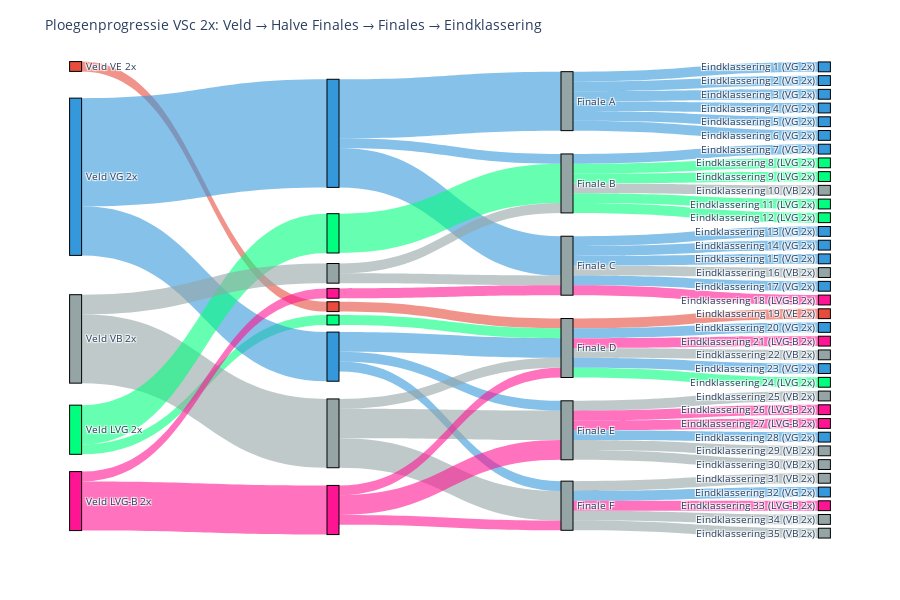

The cell this chart's notebook holds for it:
### Code cell
print("=== CREATING 4-COLUMN SANKEY DIAGRAM ===")
print("Showing complete flow: Veld → Halve Finale Groups → Individual Finales → Final Positions")
fig_four_column = create_four_column_cumulative_sankey(all_race_data)
fig_four_column.show()

### Figure 1 — Plotly figure (JSON) as saved in the notebook; plotly's stock layout.template omitted (floating-point values rounded to 4 significant figures)
{"data": [{"arrangement": "fixed", "link": {"color": ["rgba(255, 20, 147, 0.6)", "rgba(0, 255, 127, 0.6)", "rgba(52, 152, 219, 0.6)", "rgba(149, 165, 166, 0.6)", "rgba(231, 76, 60, 0.6)", "rgba(52, 152, 219, 0.6)", "rgba(0, 255, 127, 0.6)", "rgba(255, 20, 147, 0.6)", "rgba(149, 165, 166, 0.6)", "rgba(149, 165, 166, 0.6)", "rgba(52, 152, 219, 0.6)", "rgba(255, 20, 147, 0.6)", "rgba(149, 165, 166, 0.6)", "rgba(255, 20, 147, 0.6)", "rgba(52, 152, 219, 0.6)", "rgba(231, 76, 60, 0.6)", "rgba(52, 152, 219, 0.6)", "rgba(255, 20, 147, 0.6)", "rgba(149, 165, 166, 0.6)", "rgba(0, 255, 127, 0.6)", "rgba(52, 152, 219, 0.6)", "rgba(149, 165, 166, 0.6)", "rgba(255, 20, 147, 0.6)", "rgba(52, 152, 219, 0.6)", "rgba(0, 255, 127, 0.6)", "rgba(149, 165, 166, 0.6)", "rgba(52, 152, 219, 0.6)", "rgba(149, 165, 166, 0.6)", "rgba(52, 152, 219, 0.6)", "rgba(255, 20, 147, 0.6)", "rgba(149, 165, 166, 0.6)", "rgba(149, 165, 166, 0.6)", "rgba(149, 165, 166, 0.6)", "rgba(255, 20, 147, 0.6)", "rgba(255, 20, 147, 0.6)", "rgba(52, 152, 219, 0.6)", "rgba(149, 165, 166, 0.6)", "rgba(149, 165, 166, 0.6)", "rgba(231, 76, 60, 0.6)", "rgba(52, 152, 219, 0.6)", "rgba(255, 20, 147, 0.6)", "rgba(149, 165, 166, 0.6)", "rgba(52, 152, 219, 0.6)", "rgba(0, 255, 127, 0.6)", "rgba(52, 152, 219, 0.6)", "rgba(52, 152, 219, 0.6)", "rgba(52, 152, 219, 0.6)", "rgba(149, 165, 166, 0.6)", "rgba(52, 152, 219, 0.6)", "rgba(255, 20, 147, 0.6)", "rgba(52, 152, 219, 0.6)", "rgba(0, 255, 127, 0.6)", "rgba(0, 255, 127, 0.6)", "rgba(149, 165, 166, 0.6)", "rgba(0, 255, 127, 0.6)", "rgba(0, 255, 127, 0.6)", "rgba(52, 152, 219, 0.6)", "rgba(52, 152, 219, 0.6)", "rgba(52, 152, 219, 0.6)", "rgba(52, 152, 219, 0.6)", "rgba(52, 152, 219, 0.6)", "rgba(52, 152, 219, 0.6)"], "source": [4, 3, 1, 2, 0, 1, 3, 4, 2, 12, 11, 13, 12, 13, 11, 9, 11, 13, 12, 10, 5, 7, 8, 5, 6, 7, 5, 19, 19, 19, 19, 19, 18, 18, 18, 18, 18, 18, 17, 17, 17, 17, 17, 17, 16, 16, 16, 16, 16, 16, 15, 15, 15, 15, 15, 15, 14, 14, 14, 14, 14, 14], "target": [13, 10, 11, 12, 9, 5, 6, 8, 7, 19, 19, 19, 18, 18, 18, 17, 17, 17, 17, 17, 16, 16, 16, 15, 15, 15, 14, 50, 51, 52, 53, 54, 44, 45, 46, 47, 48, 49, 38, 39, 40, 41, 42, 43, 32, 33, 34, 35, 36, 37, 26, 27, 28, 29, 30, 31, 20, 21, 22, 23, 24, 25], "value": [5, 1, 5, 7, 1, 11, 4, 1, 2, 3, 1, 1, 3, 2, 1, 1, 2, 1, 1, 1, 4, 1, 1, 1, 4, 1, 6, 1, 1, 1, 1, 1, 1, 1, 1, 1, 1, 1, 1, 1, 1, 1, 1, 1, 1, 1, 1, 1, 1, 1, 1, 1, 1, 1, 1, 1, 1, 1, 1, 1, 1, 1]}, "node": {"color": ["#E74C3C", "#3498DB", "#95A5A6", "#00FF7F", "#FF1493", "#3498DB", "#00FF7F", "#95A5A6", "#FF1493", "#E74C3C", "#00FF7F", "#3498DB", "#95A5A6", "#FF1493", "#95A5A6", "#95A5A6", "#95A5A6", "#95A5A6", "#95A5A6", "#95A5A6", "#3498DB", "#3498DB", "#3498DB", "#3498DB", "#3498DB", "#3498DB", "#3498DB", "#00FF7F", "#00FF7F", "#95A5A6", "#00FF7F", "#00FF7F", "#3498DB", "#3498DB", "#3498DB", "#95A5A6", "#3498DB", "#FF1493", "#E74C3C", "#3498DB", "#FF1493", "#95A5A6", "#3498DB", "#00FF7F", "#95A5A6", "#FF1493", "#FF1493", "#3498DB", "#95A5A6", "#95A5A6", "#95A5A6", "#3498DB", "#FF1493", "#95A5A6", "#95A5A6"], "label": ["Veld VE 2x", "Veld VG 2x", "Veld VB 2x", "Veld LVG 2x", "Veld LVG-B 2x", "", "", "", "", "", "", "", "", "", "Finale A", "Finale B", "Finale C", "Finale D", "Finale E", "Finale F", "Eindklassering 1 (VG 2x)", "Eindklassering 2 (VG 2x)", "Eindklassering 3 (VG 2x)", "Eindklassering 4 (VG 2x)", "Eindklassering 5 (VG 2x)", "Eindklassering 6 (VG 2x)", "Eindklassering 7 (VG 2x)", "Eindklassering 8 (LVG 2x)", "Eindklassering 9 (LVG 2x)", "Eindklassering 10 (VB 2x)", "Eindklassering 11 (LVG 2x)", "Eindklassering 12 (LVG 2x)", "Eindklassering 13 (VG 2x)", "Eindklassering 14 (VG 2x)", "Eindklassering 15 (VG 2x)", "Eindklassering 16 (VB 2x)", "Eindklassering 17 (VG 2x)", "Eindklassering 18 (LVG-B 2x)", "Eindklassering 19 (VE 2x)", "Eindklassering 20 (VG 2x)", "Eindklassering 21 (LVG-B 2x)", "Eindklassering 22 (VB 2x)", "Eindklassering 23 (VG 2x)", "Eindklassering 24 (LVG 2x)", "Eindklassering 25 (VB 2x)", "Eindklassering 26 (LVG-B 2x)", "Eindklassering 27 (LVG-B 2x)", "Eindklassering 28 (VG 2x)", "Eindklassering 29 (VB 2x)", "Eindklassering 30 (VB 2x)", "Eindklassering 31 (VB 2x)", "Eindklassering 32 (VG 2x)", "Eindklassering 33 (LVG-B 2x)", "Eindklassering 34 (VB 2x)", "Eindklassering 35 (VB 2x)"], "line": {"color": "black", "width": 1}, "pad": 4, "thickness": 12, "x": [0.02, 0.02, 0.02, 0.02, 0.02, 0.35, 0.35, 0.35, 0.35, 0.35, 0.35, 0.35, 0.35, 0.35, 0.65, 0.65, 0.65, 0.65, 0.65, 0.65, 0.98, 0.98, 0.98, 0.98, 0.98, 0.98, 0.98, 0.98, 0.98, 0.98, 0.98, 0.98, 0.98, 0.98, 0.98, 0.98, 0.98, 0.98, 0.98, 0.98, 0.98, 0.98, 0.98, 0.98, 0.98, 0.98, 0.98, 0.98, 0.98, 0.98, 0.98, 0.98, 0.98, 0.98, 0.98], "y": [0.01351, 0.2432, 0.5811, 0.7703, 0.9189, 0.1528, 0.3611, 0.4444, 0.4861, 0.5139, 0.5417, 0.6181, 0.7778, 0.9375, 0.08571, 0.2571, 0.4286, 0.6, 0.7714, 0.9286, 0.01429, 0.04286, 0.07143, 0.1, 0.1286, 0.1571, 0.1857, 0.2143, 0.2429, 0.2714, 0.3, 0.3286, 0.3571, 0.3857, 0.4143, 0.4429, 0.4714, 0.5, 0.5286, 0.5571, 0.5857, 0.6143, 0.6429, 0.6714, 0.7, 0.7286, 0.7571, 0.7857, 0.8143, 0.8429, 0.8714, 0.9, 0.9286, 0.9571, 0.9857]}, "type": "sankey"}], "layout": {"font": {"size": 10}, "height": 600, "margin": {"b": 60, "l": 60, "r": 60, "t": 60}, "title": {"text": "Ploegenprogressie VSc 2x: Veld → Halve Finales → Finales → Eindklassering"}, "width": 900}}
